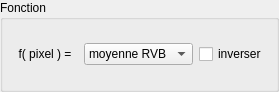
<?xml version="1.0" encoding="UTF-8"?>
<ui version="4.0">
 <class>EditFunctionWidget</class>
 <widget class="QWidget" name="EditFunctionWidget">
  <property name="geometry">
   <rect>
    <x>0</x>
    <y>0</y>
    <width>279</width>
    <height>92</height>
   </rect>
  </property>
  <property name="windowTitle">
   <string>Form</string>
  </property>
  <layout class="QVBoxLayout" name="verticalLayout_2">
   <property name="leftMargin">
    <number>0</number>
   </property>
   <property name="topMargin">
    <number>0</number>
   </property>
   <property name="rightMargin">
    <number>0</number>
   </property>
   <property name="bottomMargin">
    <number>0</number>
   </property>
   <item>
    <widget class="QGroupBox" name="groupBox">
     <property name="title">
      <string>Fonction</string>
     </property>
     <layout class="QVBoxLayout" name="verticalLayout_3">
      <item>
       <layout class="QHBoxLayout" name="horizontalLayout">
        <item>
         <widget class="QLabel" name="label_2">
          <property name="layoutDirection">
           <enum>Qt::LeftToRight</enum>
          </property>
          <property name="text">
           <string>f( pixel ) =</string>
          </property>
          <property name="alignment">
           <set>Qt::AlignCenter</set>
          </property>
         </widget>
        </item>
        <item>
         <widget class="QComboBox" name="comboBox">
          <property name="currentIndex">
           <number>3</number>
          </property>
          <item>
           <property name="text">
            <string>rouge</string>
           </property>
          </item>
          <item>
           <property name="text">
            <string>vert</string>
           </property>
          </item>
          <item>
           <property name="text">
            <string>bleu</string>
           </property>
          </item>
          <item>
           <property name="text">
            <string>moyenne RVB</string>
           </property>
          </item>
          <item>
           <property name="text">
            <string>teinte</string>
           </property>
          </item>
          <item>
           <property name="text">
            <string>saturation</string>
           </property>
          </item>
          <item>
           <property name="text">
            <string>lumiere</string>
           </property>
          </item>
         </widget>
        </item>
        <item>
         <widget class="QCheckBox" name="checkBox">
          <property name="text">
           <string>inverser</string>
          </property>
         </widget>
        </item>
       </layout>
      </item>
     </layout>
    </widget>
   </item>
  </layout>
 </widget>
 <resources/>
 <connections/>
</ui>
